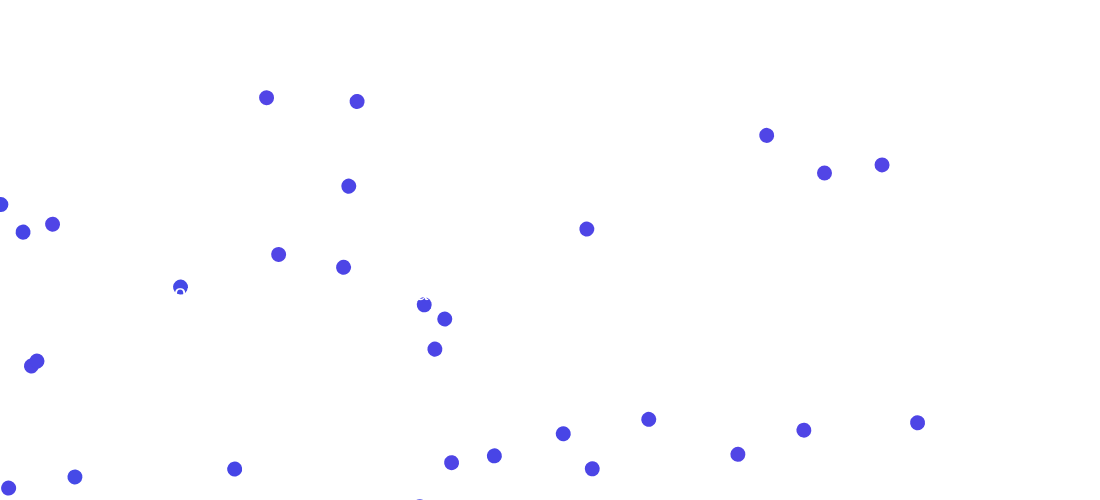
Frame 1 (no input)
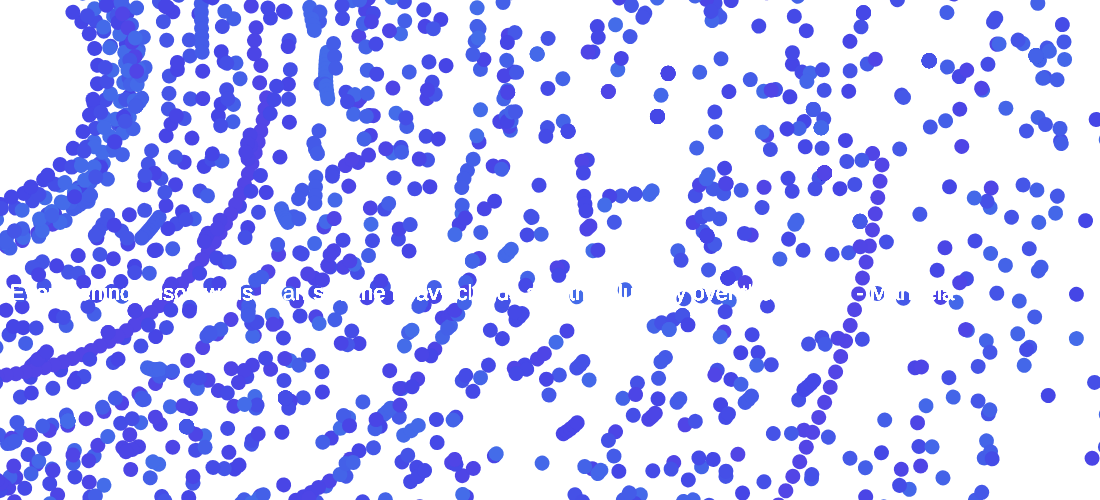
Frame 60 (no input)
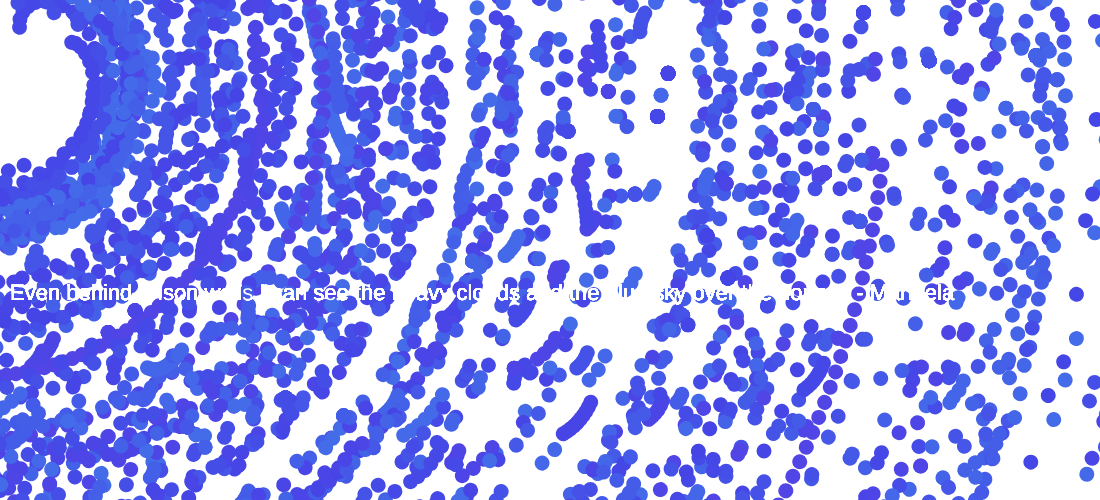
Frame 120 (the mouse pressed at the canvas centre since frame 60)

The p5.js sketch that drew these frames (run headless with seeded random() and noise() and a simulated clock; from frame 60 on, the mouse is pressed at the canvas centre):

// p5.js sketch
// ── sketch.js
var circles = [];

function setup() { 
  var particles = { // object
  x : random(0, width),
  y : random (0, height),
  display : function() { ellipse (this.x, this.y, 5, 5)},
  mytranslate :function() {translate (frameCount % width,frameCount%height);
  rotate(radians(frameCount))},
  
};

function Particles(){ //constructor function 
  this.x = random (0, width);
  this.y = random (0, height);
  this.display = function() { ellipse (this.x, this.y, 15, 15)};
  this.mytranslate = function() {translate (frameCount % width,frameCount%height);
  rotate(radians(frameCount))}; 
  
}
  
  createCanvas(1100, 500);
  for (i=0; i<150; i++){ // add to circles array
    circles[i] = new Particles();
}
}

function draw() {
  push();
  colorMode(HSB,360,100,100);
  noStroke ();
  fill(255);
  
  for (i=0; i< circles.length; i++){
     var lerpAmt = map(i, 0, width, 0, 1.0);
     colorFrom = color(245,70,90);
     colorTo = color(100,75,100);
     var lerpedCol = lerpColor(colorFrom, colorTo,lerpAmt);
     fill(lerpedCol);
     
    circles[i].display();
    circles[i].mytranslate();
  }
  pop();
  fill(255);
  textSize(22);
  text("Even behind prison walls I can see the heavy clouds and the blue sky over the horizon - Mandela",10,300);
 

}
